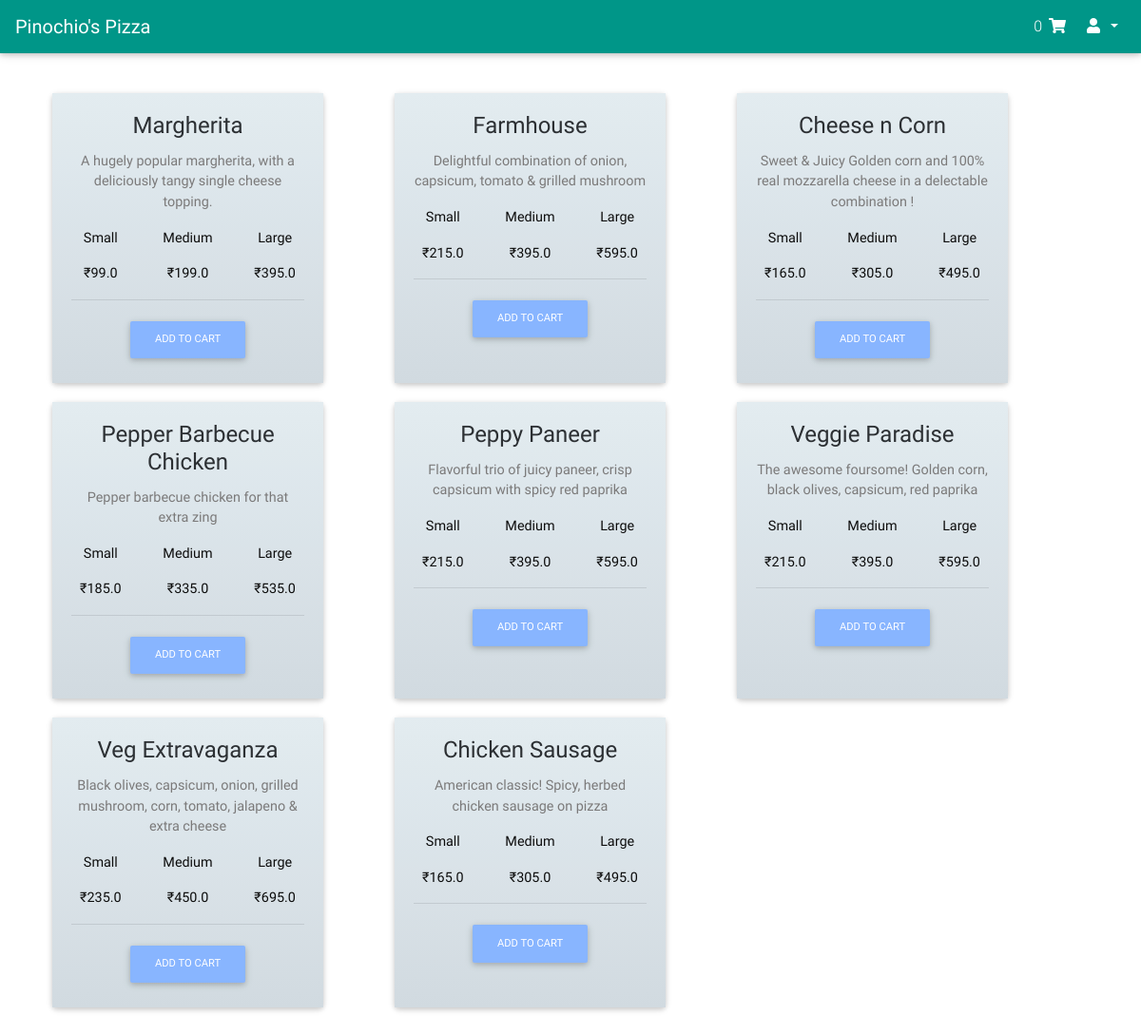
Screenshot of /home (signed in) with the database file from the repository.
### orders/models.py (models this page shows, shortened)
class Pizza(models.Model):
    name = models.CharField(max_length=64)
    description = models.CharField(max_length=100)
    small_price = models.FloatField(max_length=5, default=0)
    medium_price = models.FloatField(max_length=5, default=0)
    large_price = models.FloatField(max_length=5, default=0)

### orders/views.py (the view)
# urls.py: path("home", views.home, name="home"),
@login_required
def home(request):
    pizzas = Pizza.objects.all()
    toppings = Topping.objects.all()
    try:
        cart_orders_count = Order.objects.filter(user_id=request.user, status=3).count()
    except Order.DoesNotExist:
        cart_orders_count = 0
    context = {
        "pizzas": pizzas,
        "orders": cart_orders_count,
        "toppings": toppings
    }
    return render(request, "orders/home.html", context)

### orders/templates/orders/home.html (shortened to what this page needs)
{% extends 'base.html' %}
{% load static %}
{% block css %}
    <link href="{% static 'css/home.css' %}" rel="stylesheet">
{% endblock %}
{% block body %}
    <header>
      <nav class="navbar fixed-top navbar-expand-lg navbar-dark teal">
        <a class="navbar-brand" href="{% url 'home' %}"><strong>Pinochio's Pizza</strong></a>
        <div class="collapse navbar-collapse" id="navbarSupportedContent-333">
            <ul class="navbar-nav ml-auto nav-flex-icons">
              <li class="nav-item">
                <a class="nav-link waves-effect waves-light" href="{% url 'cart' %}">{{ orders }}
                    <i class="fas fa-shopping-cart"></i>
                </a>
              </li>
              <li class="nav-item dropdown">
                <a class="nav-link dropdown-toggle" id="navbarDropdownMenuLink-333" data-toggle="dropdown"
                  aria-haspopup="true" aria-expanded="false">
                  <i class="fas fa-user"></i>{{ user.first_name }} {{ user.last_name }}
                </a>
              </li>
            </ul>
        </div>
      </nav>
    </header>
    <main class="text-center py-5">
      <div class="container">
        <div class="row">
                {% for pizza in pizzas %}
                <div class="card gradient-card col-lg-3 col-md-6 col-sm-8">
                    <div class="card-body heavy-rain-gradient"  id="{{ pizza.id }}">
                        <h4 class="card-title">{{ pizza.name }}</h4>
                        <p class="card-text">{{ pizza.description }}</p>
                        <div class="row">
                            <div class="col-4">
                                <p class="card-text" style="color:black;">Small</p>
                                <p class="card-text" style="color:black;" id="{{ pizza.id }}_small_price">₹{{ pizza.small_price }}</p>
                            </div>
                            <div class="col-4">
                                <p class="card-text" style="color:black;">Medium</p>
                                <p class="card-text" style="color:black;" id="{{pizza.id}}_medium_price">₹{{ pizza.medium_price }}</p>
                            </div>
                            <div class="col-4">
                                <p class="card-text" style="color:black;">Large</p>
                                <p class="card-text" style="color:black;" id="{{pizza.id}}_large_price">₹{{ pizza.large_price }}</p>
                            </div>
                        </div>
                        <hr>
                        <button type="button" class="btn btn-light-blue btn-md add_to_cart"
                                data-toggle="modal" data-target="#toppingModalMd">
                            Add to cart
                        </button>
                    </div>
                </div>
                {% endfor %}
        </div>
      </div>
    </main>
{% endblock %}

### orders/static/css/home.css (style rules this page uses)
html, body { height: 100%; background: url("../img/pizza-home-wallpaper.jpg")no-repeat center; background-size: 100%; background-attachment: fixed; }
header,.view { height: 5%; }
.card { margin-left:25px; margin-right:50px; margin-top:10px; margin-bottom:10px; opacity: 0.95; padding: 0px; }
.card-text { color:black; }

### rows the page displays
Pizza: name "Margherita", description "A hugely popular margherita, with a deliciously tangy single cheese topping.", small_price "99.0", medium_price "199.0", large_price "395.0"
Pizza: name "Farmhouse", description "Delightful combination of onion, capsicum, tomato & grilled mushroom", small_price "215.0", medium_price "395.0", large_price "595.0"
Pizza: name "Cheese n Corn", description "Sweet & Juicy Golden corn and 100% real mozzarella cheese in a delectable combination !", small_price "165.0", medium_price "305.0", large_price "495.0"
Pizza: name "Pepper Barbecue Chicken", description "Pepper barbecue chicken for that extra zing", small_price "185.0", medium_price "335.0", large_price "535.0"
Pizza: name "Peppy Paneer", description "Flavorful trio of juicy paneer, crisp capsicum with spicy red paprika", small_price "215.0", medium_price "395.0", large_price "595.0"
Pizza: name "Veggie Paradise", description "The awesome foursome! Golden corn, black olives, capsicum, red paprika", small_price "215.0", medium_price "395.0", large_price "595.0"
Pizza: name "Veg Extravaganza", description "Black olives, capsicum, onion, grilled mushroom, corn, tomato, jalapeno & extra cheese", small_price "235.0", medium_price "450.0", large_price "695.0"
Pizza: name "Chicken Sausage", description "American classic! Spicy, herbed chicken sausage on pizza", small_price "165.0", medium_price "305.0", large_price "495.0"

### other values shown
{{ orders }} "0"
